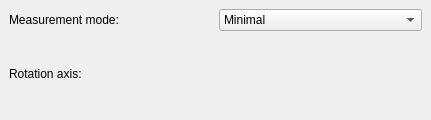
<?xml version="1.0" encoding="UTF-8"?>
<ui version="4.0">
 <class>qDMMLMarkupsAngleMeasurementsWidget</class>
 <widget class="QWidget" name="qDMMLMarkupsAngleMeasurementsWidget">
  <property name="geometry">
   <rect>
    <x>0</x>
    <y>0</y>
    <width>431</width>
    <height>120</height>
   </rect>
  </property>
  <property name="windowTitle">
   <string>Form</string>
  </property>
  <layout class="QVBoxLayout" name="verticalLayout">
   <property name="leftMargin">
    <number>0</number>
   </property>
   <property name="topMargin">
    <number>0</number>
   </property>
   <property name="rightMargin">
    <number>0</number>
   </property>
   <property name="bottomMargin">
    <number>0</number>
   </property>
   <item>
    <widget class="ctkCollapsibleButton" name="angleMeasurementModeCollapsibleButton" native="true">
     <property name="text" stdset="0">
      <string>Angle Settings</string>
     </property>
     <property name="checked" stdset="0">
      <bool>false</bool>
     </property>
     <property name="collapsed" stdset="0">
      <bool>true</bool>
     </property>
     <layout class="QGridLayout" name="gridLayout_2">
      <property name="leftMargin">
       <number>9</number>
      </property>
      <property name="rightMargin">
       <number>9</number>
      </property>
      <item row="0" column="0">
       <widget class="QLabel" name="label_8">
        <property name="text">
         <string>Measurement mode:</string>
        </property>
       </widget>
      </item>
      <item row="0" column="1">
       <widget class="QComboBox" name="angleMeasurementModeComboBox">
        <property name="toolTip">
         <string>&lt;html&gt;&lt;head/&gt;&lt;body&gt;&lt;p&gt;- Minimal: minimal non-oriented angle, between [0..180)&lt;br/&gt;- Oriented signed: oriented angle [-180..180), using rotation axis in right-hand rule&lt;br/&gt;- Oriented positive: oriented angle [0..360), using rotation axis in right-hand rule&lt;/p&gt;&lt;/body&gt;&lt;/html&gt;</string>
        </property>
        <item>
         <property name="text">
          <string>Minimal</string>
         </property>
        </item>
        <item>
         <property name="text">
          <string>Oriented signed</string>
         </property>
        </item>
        <item>
         <property name="text">
          <string>Oriented positive</string>
         </property>
        </item>
       </widget>
      </item>
      <item row="1" column="0">
       <widget class="QLabel" name="label_9">
        <property name="text">
         <string>Rotation axis:</string>
        </property>
       </widget>
      </item>
      <item row="1" column="1">
       <widget class="qDMMLCoordinatesWidget" name="rotationAxisCoordinatesWidget" native="true">
        <property name="toolTip">
         <string>Rotation axis direction in RAS coordinate system. Used for defining direction in oriented angle modes using right hand rule.</string>
        </property>
        <property name="minimum" stdset="0">
         <double>-1.000000000000000</double>
        </property>
        <property name="maximum" stdset="0">
         <double>1.000000000000000</double>
        </property>
       </widget>
      </item>
     </layout>
    </widget>
   </item>
  </layout>
 </widget>
 <customwidgets>
  <customwidget>
   <class>ctkCollapsibleButton</class>
   <extends>QWidget</extends>
   <header>ctkCollapsibleButton.h</header>
   <container>1</container>
  </customwidget>
  <customwidget>
   <class>ctkCoordinatesWidget</class>
   <extends>QWidget</extends>
   <header>ctkCoordinatesWidget.h</header>
  </customwidget>
  <customwidget>
   <class>qDMMLCoordinatesWidget</class>
   <extends>ctkCoordinatesWidget</extends>
   <header>qDMMLCoordinatesWidget.h</header>
  </customwidget>
 </customwidgets>
 <resources/>
 <connections/>
</ui>
